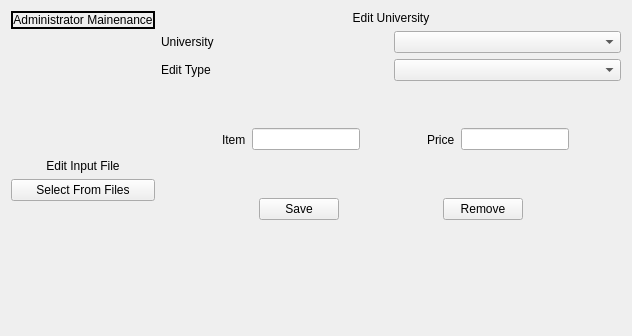
<?xml version="1.0" encoding="UTF-8"?>
<ui version="4.0">
 <class>adminpage</class>
 <widget class="QWidget" name="adminpage">
  <property name="geometry">
   <rect>
    <x>0</x>
    <y>0</y>
    <width>632</width>
    <height>336</height>
   </rect>
  </property>
  <property name="windowTitle">
   <string>Form</string>
  </property>
  <layout class="QHBoxLayout" name="horizontalLayout_8">
   <item>
    <layout class="QVBoxLayout" name="editInputFileOptions">
     <item>
      <widget class="QLabel" name="titleLabel">
       <property name="enabled">
        <bool>true</bool>
       </property>
       <property name="frameShape">
        <enum>QFrame::Shape::Box</enum>
       </property>
       <property name="frameShadow">
        <enum>QFrame::Shadow::Plain</enum>
       </property>
       <property name="lineWidth">
        <number>2</number>
       </property>
       <property name="text">
        <string>Administrator Mainenance</string>
       </property>
       <property name="alignment">
        <set>Qt::AlignmentFlag::AlignCenter</set>
       </property>
      </widget>
     </item>
     <item>
      <spacer name="verticalSpacer">
       <property name="orientation">
        <enum>Qt::Orientation::Vertical</enum>
       </property>
       <property name="sizeHint" stdset="0">
        <size>
         <width>20</width>
         <height>40</height>
        </size>
       </property>
      </spacer>
     </item>
     <item>
      <layout class="QVBoxLayout" name="editInputFileContainer">
       <item>
        <widget class="QLabel" name="editInputFileLabel">
         <property name="text">
          <string>Edit Input File</string>
         </property>
         <property name="alignment">
          <set>Qt::AlignmentFlag::AlignCenter</set>
         </property>
        </widget>
       </item>
       <item>
        <widget class="QPushButton" name="editInputFileButton">
         <property name="text">
          <string>Select From Files</string>
         </property>
        </widget>
       </item>
      </layout>
     </item>
     <item>
      <spacer name="verticalSpacer_3">
       <property name="orientation">
        <enum>Qt::Orientation::Vertical</enum>
       </property>
       <property name="sizeHint" stdset="0">
        <size>
         <width>20</width>
         <height>40</height>
        </size>
       </property>
      </spacer>
     </item>
    </layout>
   </item>
   <item>
    <layout class="QVBoxLayout" name="editSchoolOptions">
     <item>
      <widget class="QLabel" name="editSchoolLabel">
       <property name="text">
        <string>Edit University</string>
       </property>
       <property name="alignment">
        <set>Qt::AlignmentFlag::AlignCenter</set>
       </property>
      </widget>
     </item>
     <item>
      <layout class="QHBoxLayout" name="horizontalLayout_6">
       <item>
        <widget class="QLabel" name="schoolSelectLabel">
         <property name="text">
          <string>University</string>
         </property>
        </widget>
       </item>
       <item>
        <widget class="QComboBox" name="schoolSelectDD">
         <property name="baseSize">
          <size>
           <width>0</width>
           <height>0</height>
          </size>
         </property>
        </widget>
       </item>
      </layout>
     </item>
     <item>
      <layout class="QHBoxLayout" name="horizontalLayout_7">
       <item>
        <widget class="QLabel" name="editTypeLabel">
         <property name="text">
          <string>Edit Type</string>
         </property>
        </widget>
       </item>
       <item>
        <widget class="QComboBox" name="editTypeDD"/>
       </item>
      </layout>
     </item>
     <item>
      <layout class="QHBoxLayout" name="horizontalLayout">
       <item>
        <spacer name="horizontalSpacer_4">
         <property name="orientation">
          <enum>Qt::Orientation::Horizontal</enum>
         </property>
         <property name="sizeHint" stdset="0">
          <size>
           <width>40</width>
           <height>20</height>
          </size>
         </property>
        </spacer>
       </item>
       <item>
        <widget class="QStackedWidget" name="itemDDTextSwitch">
         <property name="sizePolicy">
          <sizepolicy hsizetype="Preferred" vsizetype="Preferred">
           <horstretch>0</horstretch>
           <verstretch>0</verstretch>
          </sizepolicy>
         </property>
         <property name="minimumSize">
          <size>
           <width>0</width>
           <height>0</height>
          </size>
         </property>
         <property name="currentIndex">
          <number>1</number>
         </property>
         <widget class="QWidget" name="itemDDPage">
          <layout class="QHBoxLayout" name="horizontalLayout_3">
           <item>
            <widget class="QLabel" name="itemLabel_2">
             <property name="text">
              <string>Item</string>
             </property>
            </widget>
           </item>
           <item>
            <widget class="QComboBox" name="itemDD"/>
           </item>
          </layout>
         </widget>
         <widget class="QWidget" name="itemTextEditPage">
          <layout class="QHBoxLayout" name="horizontalLayout_2">
           <item>
            <widget class="QLabel" name="itemLabel">
             <property name="text">
              <string>Item</string>
             </property>
            </widget>
           </item>
           <item>
            <widget class="QLineEdit" name="itemLineEdit">
             <property name="sizePolicy">
              <sizepolicy hsizetype="Maximum" vsizetype="Fixed">
               <horstretch>0</horstretch>
               <verstretch>0</verstretch>
              </sizepolicy>
             </property>
            </widget>
           </item>
          </layout>
         </widget>
        </widget>
       </item>
       <item>
        <spacer name="horizontalSpacer_6">
         <property name="orientation">
          <enum>Qt::Orientation::Horizontal</enum>
         </property>
         <property name="sizeHint" stdset="0">
          <size>
           <width>40</width>
           <height>20</height>
          </size>
         </property>
        </spacer>
       </item>
       <item>
        <widget class="QLabel" name="priceLabel">
         <property name="text">
          <string>Price</string>
         </property>
        </widget>
       </item>
       <item>
        <widget class="QLineEdit" name="priceLineEdit"/>
       </item>
       <item>
        <spacer name="horizontalSpacer_5">
         <property name="orientation">
          <enum>Qt::Orientation::Horizontal</enum>
         </property>
         <property name="sizeHint" stdset="0">
          <size>
           <width>40</width>
           <height>20</height>
          </size>
         </property>
        </spacer>
       </item>
      </layout>
     </item>
     <item>
      <layout class="QHBoxLayout" name="horizontalLayout_4">
       <item>
        <spacer name="horizontalSpacer_2">
         <property name="orientation">
          <enum>Qt::Orientation::Horizontal</enum>
         </property>
         <property name="sizeHint" stdset="0">
          <size>
           <width>40</width>
           <height>20</height>
          </size>
         </property>
        </spacer>
       </item>
       <item>
        <widget class="QPushButton" name="saveChangesButton">
         <property name="sizePolicy">
          <sizepolicy hsizetype="Preferred" vsizetype="Fixed">
           <horstretch>0</horstretch>
           <verstretch>0</verstretch>
          </sizepolicy>
         </property>
         <property name="minimumSize">
          <size>
           <width>0</width>
           <height>0</height>
          </size>
         </property>
         <property name="text">
          <string>Save</string>
         </property>
        </widget>
       </item>
       <item>
        <spacer name="horizontalSpacer">
         <property name="orientation">
          <enum>Qt::Orientation::Horizontal</enum>
         </property>
         <property name="sizeHint" stdset="0">
          <size>
           <width>40</width>
           <height>20</height>
          </size>
         </property>
        </spacer>
       </item>
       <item>
        <widget class="QPushButton" name="removeButton">
         <property name="sizePolicy">
          <sizepolicy hsizetype="Preferred" vsizetype="Fixed">
           <horstretch>0</horstretch>
           <verstretch>0</verstretch>
          </sizepolicy>
         </property>
         <property name="minimumSize">
          <size>
           <width>0</width>
           <height>0</height>
          </size>
         </property>
         <property name="text">
          <string>Remove</string>
         </property>
        </widget>
       </item>
       <item>
        <spacer name="horizontalSpacer_3">
         <property name="orientation">
          <enum>Qt::Orientation::Horizontal</enum>
         </property>
         <property name="sizeHint" stdset="0">
          <size>
           <width>40</width>
           <height>20</height>
          </size>
         </property>
        </spacer>
       </item>
      </layout>
     </item>
     <item>
      <spacer name="verticalSpacer_2">
       <property name="orientation">
        <enum>Qt::Orientation::Vertical</enum>
       </property>
       <property name="sizeHint" stdset="0">
        <size>
         <width>20</width>
         <height>40</height>
        </size>
       </property>
      </spacer>
     </item>
    </layout>
   </item>
  </layout>
 </widget>
 <resources/>
 <connections/>
</ui>
